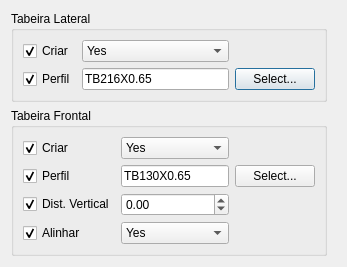
<?xml version="1.0" encoding="UTF-8"?>
<ui version="4.0">
 <class>PortalForm</class>
 <widget class="QDialog" name="PortalForm">
  <property name="geometry">
   <rect>
    <x>0</x>
    <y>0</y>
    <width>347</width>
    <height>246</height>
   </rect>
  </property>
  <property name="sizePolicy">
   <sizepolicy hsizetype="MinimumExpanding" vsizetype="MinimumExpanding">
    <horstretch>0</horstretch>
    <verstretch>0</verstretch>
   </sizepolicy>
  </property>
  <property name="windowTitle">
   <string>Beam Properties</string>
  </property>
  <layout class="QGridLayout" name="gridLayout_3">
   <item row="0" column="0">
    <widget class="QGroupBox" name="groupBox">
     <property name="title">
      <string>Tabeira Lateral</string>
     </property>
     <property name="checkable">
      <bool>false</bool>
     </property>
     <property name="checked">
      <bool>false</bool>
     </property>
     <layout class="QGridLayout" name="gridLayout_2">
      <item row="0" column="0">
       <widget class="QCheckBox" name="checkBoxToggleCreateRakeFascia">
        <property name="text">
         <string>Criar</string>
        </property>
        <property name="checked">
         <bool>true</bool>
        </property>
        <property name="objectProperty" stdset="0">
         <string>CreateRakeFascia</string>
        </property>
        <property name="widgetAction" stdset="0">
         <string>toggleModifyProperty</string>
        </property>
       </widget>
      </item>
      <item row="0" column="1">
       <widget class="QComboBox" name="comboBoxCreateRakeFascia">
        <property name="sizePolicy">
         <sizepolicy hsizetype="MinimumExpanding" vsizetype="Fixed">
          <horstretch>0</horstretch>
          <verstretch>0</verstretch>
         </sizepolicy>
        </property>
        <property name="currentText">
         <string>Yes</string>
        </property>
        <property name="currentIndex">
         <number>0</number>
        </property>
        <property name="objectProperty" stdset="0">
         <string>CreateRakeFascia</string>
        </property>
        <property name="widgetAction" stdset="0">
         <string/>
        </property>
        <item>
         <property name="text">
          <string>Yes</string>
         </property>
        </item>
        <item>
         <property name="text">
          <string>No</string>
         </property>
        </item>
       </widget>
      </item>
      <item row="1" column="0">
       <widget class="QCheckBox" name="checkBoxToggleRakeFasciaProfile">
        <property name="text">
         <string>Perfil</string>
        </property>
        <property name="checked">
         <bool>true</bool>
        </property>
        <property name="objectProperty" stdset="0">
         <string>RakeFasciaProfile</string>
        </property>
        <property name="widgetAction" stdset="0">
         <string>toggleModifyProperty</string>
        </property>
       </widget>
      </item>
      <item row="1" column="1">
       <widget class="QLineEdit" name="lineEditRakeFasciaProfile">
        <property name="sizePolicy">
         <sizepolicy hsizetype="MinimumExpanding" vsizetype="Fixed">
          <horstretch>0</horstretch>
          <verstretch>0</verstretch>
         </sizepolicy>
        </property>
        <property name="text">
         <string>TB216X0.65</string>
        </property>
        <property name="objectProperty" stdset="0">
         <string>RakeFasciaProfile</string>
        </property>
        <property name="widgetAction" stdset="0">
         <string/>
        </property>
       </widget>
      </item>
      <item row="1" column="2">
       <widget class="QPushButton" name="pushButtonSelectProfile">
        <property name="text">
         <string>Select...</string>
        </property>
        <property name="objectProperty" stdset="0">
         <string/>
        </property>
        <property name="widgetAction" stdset="0">
         <string/>
        </property>
       </widget>
      </item>
     </layout>
    </widget>
   </item>
   <item row="0" column="1">
    <spacer name="horizontalSpacer">
     <property name="orientation">
      <enum>Qt::Horizontal</enum>
     </property>
     <property name="sizeHint" stdset="0">
      <size>
       <width>0</width>
       <height>20</height>
      </size>
     </property>
    </spacer>
   </item>
   <item row="1" column="0">
    <widget class="QGroupBox" name="groupBox_2">
     <property name="title">
      <string>Tabeira Frontal</string>
     </property>
     <property name="checkable">
      <bool>false</bool>
     </property>
     <property name="checked">
      <bool>false</bool>
     </property>
     <layout class="QGridLayout" name="gridLayout">
      <item row="0" column="0">
       <widget class="QCheckBox" name="checkBoxToggleCreateEaveFascia">
        <property name="text">
         <string>Criar</string>
        </property>
        <property name="checked">
         <bool>true</bool>
        </property>
        <property name="objectProperty" stdset="0">
         <string>CreateEaveFascia</string>
        </property>
        <property name="widgetAction" stdset="0">
         <string>toggleModifyProperty</string>
        </property>
       </widget>
      </item>
      <item row="1" column="0">
       <widget class="QCheckBox" name="checkBoxToggleEaveFasciaProfile">
        <property name="text">
         <string>Perfil</string>
        </property>
        <property name="checked">
         <bool>true</bool>
        </property>
        <property name="objectProperty" stdset="0">
         <string>EaveFasciaProfile</string>
        </property>
        <property name="widgetAction" stdset="0">
         <string>toggleModifyProperty</string>
        </property>
       </widget>
      </item>
      <item row="1" column="3">
       <widget class="QPushButton" name="pushButtonSelectProfile_2">
        <property name="text">
         <string>Select...</string>
        </property>
        <property name="objectProperty" stdset="0">
         <string/>
        </property>
        <property name="widgetAction" stdset="0">
         <string/>
        </property>
       </widget>
      </item>
      <item row="2" column="0" colspan="2">
       <widget class="QCheckBox" name="checkBoxToggleEaveFasciaVerticalDistance">
        <property name="text">
         <string>Dist. Vertical</string>
        </property>
        <property name="checked">
         <bool>true</bool>
        </property>
        <property name="objectProperty" stdset="0">
         <string>EaveFasciaVerticalDistance</string>
        </property>
        <property name="widgetAction" stdset="0">
         <string>toggleModifyProperty</string>
        </property>
       </widget>
      </item>
      <item row="2" column="2">
       <widget class="QDoubleSpinBox" name="doubleSpinBoxEaveFasciaVerticalDistance">
        <property name="sizeIncrement">
         <size>
          <width>0</width>
          <height>0</height>
         </size>
        </property>
        <property name="minimum">
         <double>-100000000000.000000000000000</double>
        </property>
        <property name="maximum">
         <double>100000000000.000000000000000</double>
        </property>
        <property name="value">
         <double>0.000000000000000</double>
        </property>
        <property name="objectProperty" stdset="0">
         <string>EaveFasciaVerticalDistance</string>
        </property>
        <property name="widgetAction" stdset="0">
         <string/>
        </property>
       </widget>
      </item>
      <item row="3" column="0" colspan="2">
       <widget class="QCheckBox" name="checkBoxToggleAlignEaveFasciaToField">
        <property name="text">
         <string>Alinhar</string>
        </property>
        <property name="checked">
         <bool>true</bool>
        </property>
        <property name="objectProperty" stdset="0">
         <string>AlignEaveFasciaToField</string>
        </property>
        <property name="widgetAction" stdset="0">
         <string>toggleModifyProperty</string>
        </property>
       </widget>
      </item>
      <item row="3" column="2">
       <widget class="QComboBox" name="comboBoxAlignEaveFasciaToField">
        <property name="sizePolicy">
         <sizepolicy hsizetype="MinimumExpanding" vsizetype="Fixed">
          <horstretch>0</horstretch>
          <verstretch>0</verstretch>
         </sizepolicy>
        </property>
        <property name="currentText">
         <string>Yes</string>
        </property>
        <property name="currentIndex">
         <number>0</number>
        </property>
        <property name="objectProperty" stdset="0">
         <string>AlignEaveFasciaToField</string>
        </property>
        <property name="widgetAction" stdset="0">
         <string/>
        </property>
        <item>
         <property name="text">
          <string>Yes</string>
         </property>
        </item>
        <item>
         <property name="text">
          <string>No</string>
         </property>
        </item>
       </widget>
      </item>
      <item row="1" column="2">
       <widget class="QLineEdit" name="lineEditEaveFasciaProfile">
        <property name="sizePolicy">
         <sizepolicy hsizetype="MinimumExpanding" vsizetype="Fixed">
          <horstretch>0</horstretch>
          <verstretch>0</verstretch>
         </sizepolicy>
        </property>
        <property name="text">
         <string>TB130X0.65</string>
        </property>
        <property name="objectProperty" stdset="0">
         <string>EaveFasciaProfile</string>
        </property>
        <property name="widgetAction" stdset="0">
         <string/>
        </property>
       </widget>
      </item>
      <item row="0" column="2">
       <widget class="QComboBox" name="comboBoxCreateEaveFascia">
        <property name="sizePolicy">
         <sizepolicy hsizetype="MinimumExpanding" vsizetype="Fixed">
          <horstretch>0</horstretch>
          <verstretch>0</verstretch>
         </sizepolicy>
        </property>
        <property name="currentText">
         <string>Yes</string>
        </property>
        <property name="currentIndex">
         <number>0</number>
        </property>
        <property name="objectProperty" stdset="0">
         <string>CreateEaveFascia</string>
        </property>
        <property name="widgetAction" stdset="0">
         <string/>
        </property>
        <item>
         <property name="text">
          <string>Yes</string>
         </property>
        </item>
        <item>
         <property name="text">
          <string>No</string>
         </property>
        </item>
       </widget>
      </item>
     </layout>
    </widget>
   </item>
   <item row="2" column="0">
    <spacer name="verticalSpacer">
     <property name="orientation">
      <enum>Qt::Vertical</enum>
     </property>
     <property name="sizeHint" stdset="0">
      <size>
       <width>20</width>
       <height>0</height>
      </size>
     </property>
    </spacer>
   </item>
  </layout>
 </widget>
 <resources/>
 <connections/>
</ui>
